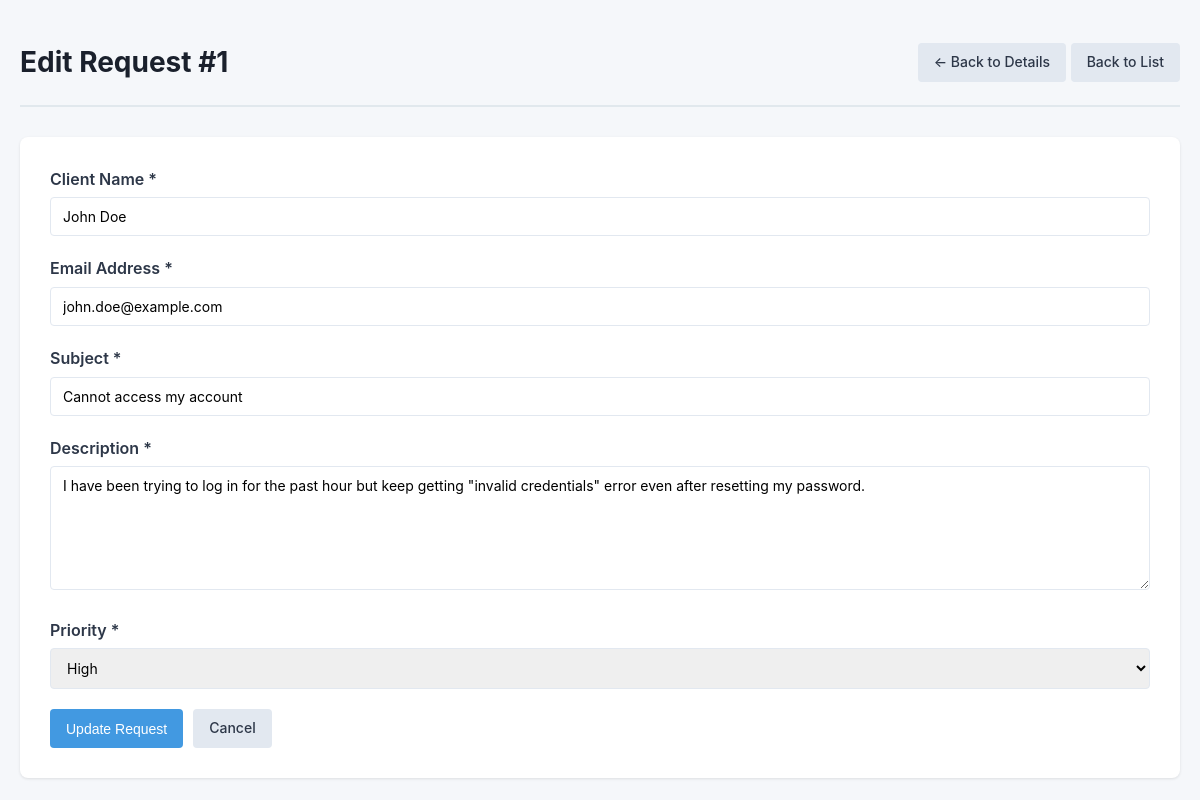
The page /edit.php?id=1 on the database its author committed.
### tables this page shows
CREATE TABLE IF NOT EXISTS requests (
    id INT AUTO_INCREMENT PRIMARY KEY,
    fullname VARCHAR(100) NOT NULL,
    email VARCHAR(255) NOT NULL,
    subject VARCHAR(255) NOT NULL,
    description TEXT NOT NULL,
    priority ENUM('low', 'normal', 'high') NOT NULL DEFAULT 'normal',
    status ENUM('new', 'in_progress', 'closed') NOT NULL DEFAULT 'new',
    created_at TIMESTAMP DEFAULT CURRENT_TIMESTAMP,
    updated_at TIMESTAMP DEFAULT CURRENT_TIMESTAMP ON UPDATE CURRENT_TIMESTAMP,
    INDEX idx_status (status),
    INDEX idx_priority (priority),
    INDEX idx_email (email),
    INDEX idx_name (fullname)
);

### includes/Database.php (called while the page is built, shortened)
<?php
class Database {
    private static $instance = null;
    private $connection;
    private function __construct() {
            $configPath = __DIR__ . '/../config/database.php';
        $config = require_once $configPath;
        try {
            $dsn = sprintf(
                'mysql:host=%s;port=%s;dbname=%s;charset=%s',
                $config['host'],
                $config['port'] ?? '3306',
                $config['database'],
                $config['charset']
            );
            $this->connection = new PDO(
                $dsn,
                $config['username'],
                $config['password'],
                [
                    PDO::ATTR_ERRMODE => PDO::ERRMODE_EXCEPTION,
                    PDO::ATTR_DEFAULT_FETCH_MODE => PDO::FETCH_ASSOC,
                    PDO::ATTR_EMULATE_PREPARES => false,
                    PDO::MYSQL_ATTR_INIT_COMMAND => "SET NAMES utf8"
                ]
            );
        } catch (PDOException $e) {
            die('Database connection failed: ' . $e->getMessage());
        }
    }
    public static function getInstance() {
        if (self::$instance === null) {
            self::$instance = new self();
        }
        return self::$instance;
    }
    public function getConnection() {
        return $this->connection;
    }
}

### config/database.php (called while the page is built)
<?php
$host = getenv('MYSQL_HOST') ?: 'localhost';
$port = getenv('MYSQL_PORT') ?: '3306';
$database = getenv('MYSQL_DATABASE') ?: 'request_system';
$username = getenv('MYSQL_USER') ?: 'root';
$password = getenv('MYSQL_PASSWORD') ?: '';
return [
    'host' => $host,
    'port' => $port,
    'database' => $database,
    'username' => $username,
    'password' => $password,
    'charset' => 'utf8'
];

### includes/Request.php (called while the page is built, shortened)
<?php
require_once __DIR__ . '/Database.php';
class Request {
    private $db;
    public function __construct() {
        $this->db = Database::getInstance()->getConnection();
    }
    public function getById($id) {
        $stmt = $this->db->prepare("SELECT * FROM requests WHERE id = :id");
        $stmt->execute([':id' => $id]);
        return $stmt->fetch();
    }
}

### includes/helpers.php (called while the page is built, shortened)
<?php
function escape($string) {
    return htmlspecialchars($string, ENT_QUOTES, 'UTF-8');
}

### edit.php (the view, shortened to what this page needs)
<?php
require_once 'includes/Database.php';
require_once 'includes/Request.php';
require_once 'includes/helpers.php';
$requestModel = new Request();
$id = isset($_GET['id']) ? (int)$_GET['id'] : 0;
$request = $requestModel->getById($id);
$errors = [];
$formData = [
    'fullname' => $request['fullname'],
    'email' => $request['email'],
    'subject' => $request['subject'],
    'description' => $request['description'],
    'priority' => $request['priority']
];
?>
<!DOCTYPE html>
<html lang="en">
<head>
    <link rel="stylesheet" href="css/style.css">
</head>
<body>
    <div class="container">
        <header>
            <h1>Edit Request #<?= $request['id'] ?></h1>
            <div>
                <a href="view.php?id=<?= $request['id'] ?>" class="btn btn-secondary">← Back to Details</a>
                <a href="index.php" class="btn btn-secondary">Back to List</a>
            </div>
        </header>
        <form method="POST" class="request-form">
            <div class="form-group">
                <label for="fullname">Client Name *</label>
                <input type="text" id="fullname" name="fullname"
                       value="<?= escape($formData['fullname'] ?? '') ?>"
                       class="<?= isset($errors['fullname']) ? 'error' : '' ?>">
            </div>
            <div class="form-group">
                <label for="email">Email Address *</label>
                <input type="email" id="email" name="email"
                       value="<?= escape($formData['email'] ?? '') ?>"
                       class="<?= isset($errors['email']) ? 'error' : '' ?>">
            </div>
            <div class="form-group">
                <label for="subject">Subject *</label>
                <input type="text" id="subject" name="subject"
                       value="<?= escape($formData['subject'] ?? '') ?>"
                       class="<?= isset($errors['subject']) ? 'error' : '' ?>">
            </div>
            <div class="form-group">
                <label for="description">Description *</label>
                <textarea id="description" name="description" rows="6"
                          class="<?= isset($errors['description']) ? 'error' : '' ?>"><?= escape($formData['description'] ?? '') ?></textarea>
            </div>
            <div class="form-group">
                <label for="priority">Priority *</label>
                <select id="priority" name="priority" class="<?= isset($errors['priority']) ? 'error' : '' ?>">
                    <option value="high" <?= $formData['priority'] === 'high' ? 'selected' : '' ?>>High</option>
                </select>
            </div>
            <div class="form-actions">
                <button type="submit" class="btn btn-primary">Update Request</button>
                <a href="view.php?id=<?= $request['id'] ?>" class="btn btn-secondary">Cancel</a>
            </div>
        </form>
    </div>
</body>
</html>

### css/style.css (style rules this page uses)
* { margin: 0; padding: 0; box-sizing: border-box; }
body { font-family: -apple-system, BlinkMacSystemFont, "Segoe UI", Roboto, "Helvetica Neue", Arial, sans-serif; background: #f5f7fa; color: #333; line-height: 1.6; padding: 20px; }
.container { max-width: 1200px; margin: 0 auto; }
header { display: flex; justify-content: space-between; align-items: center; padding: 20px 0; border-bottom: 2px solid #e1e8ed; margin-bottom: 30px; }
header h1 { font-size: 28px; color: #1a202c; }
.btn { display: inline-block; padding: 8px 16px; border: none; border-radius: 4px; font-size: 14px; font-weight: 500; text-decoration: none; cursor: pointer; transition: background 0.2s; }
.btn-primary { background: #4299e1; color: white; }
.btn-secondary { background: #e2e8f0; color: #2d3748; }
.request-form { background: white; padding: 30px; border-radius: 8px; box-shadow: 0 1px 3px rgba(0,0,0,0.1); }
.form-group { margin-bottom: 20px; }
.form-group label { display: block; margin-bottom: 5px; font-weight: 600; color: #2d3748; }
.form-group input, .form-group textarea, .form-group select { width: 100%; padding: 10px 12px; border: 1px solid #e2e8f0; border-radius: 4px; font-size: 14px; font-family: inherit; }
.form-actions { display: flex; gap: 10px; margin-top: 20px; }

### rows shown on the page
requests: id "1", fullname "John Doe", email "john.doe@example.com", subject "Cannot access my account", description "I have been trying to log in for the past hour but keep getting \"invalid credentials\" error even after resetting my password.", priority "High"
